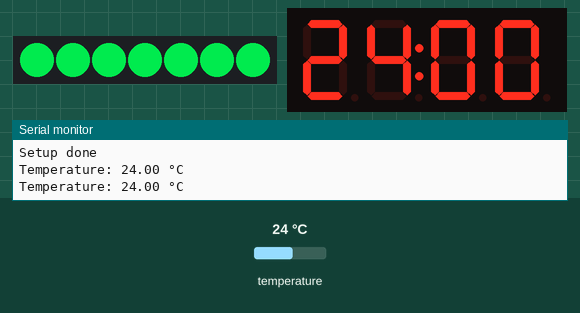
Simulated run of this sketch. Board: Arduino Uno, built with avr-gcc and run on an emulated ATmega328P. Shown: 7 RGB LEDs in strip order, left to right, 4-digit seven-segment display, the last lines printed to the serial monitor. The test bench sets the inputs (shaded band); at power-on: temperature 24 °C. Dim RGB values are drawn brighter than linear.

Above: at 3.3 s.
3.4 s: temperature set to 12 °C
At 5.5 s:
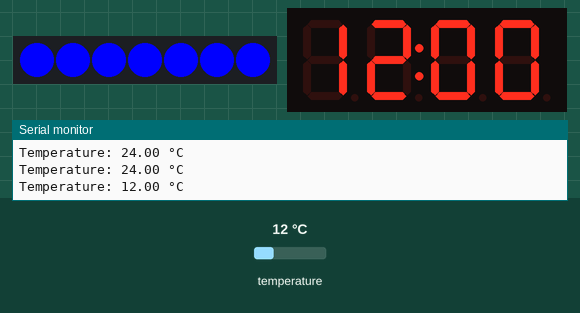
5.9 s: temperature set to 33 °C
At 6.7 s:
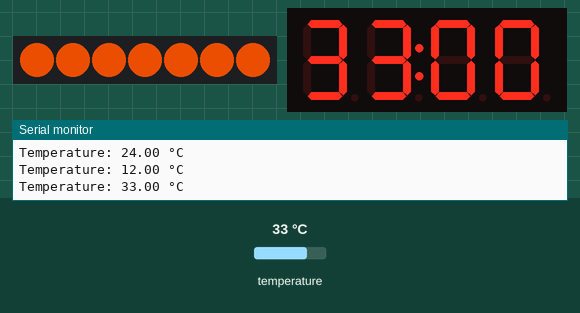
8.4 s: temperature set to 19 °C
At 10.8 s:
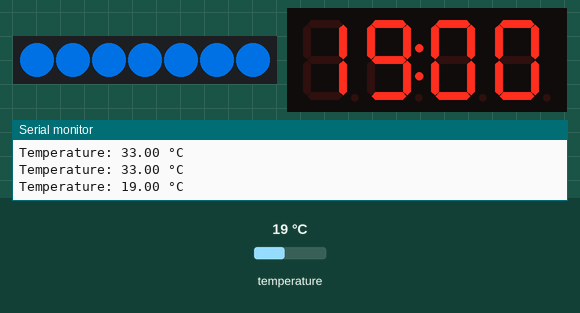
Timing chart, 0 to 12.3 s (numbered marks = the images above; inputs shaded):
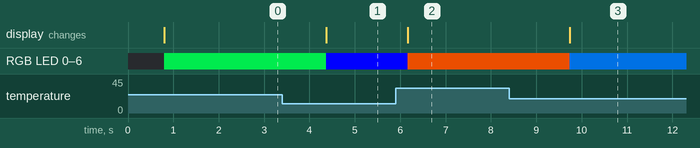

The sketch:

tempo.ino
```cpp
#include <OneWire.h>
#include <DallasTemperature.h>
#include <Adafruit_NeoPixel.h>
#include <TM1637Display.h>

#include "utility.h"

// Pin definitions
#define LED_PIN 5      // Pin for WS2812B strip
#define DS18B20_PIN 6  // Pin for DS18B20 data
#define PIN_CLK 7
#define PIN_DIO 8

#define NUM_LEDS 7  // Number of LEDs in the strip

// Temperature sensor setup
OneWire oneWire{ DS18B20_PIN };
DallasTemperature sensors{ &oneWire };
TM1637Display disp{ PIN_CLK, PIN_DIO };
Adafruit_NeoPixel strip(NUM_LEDS, LED_PIN, NEO_GRB + NEO_KHZ800);


void showTemp(float temp) {
  int integerPart = (int)temp;
  int decimalPart = (int)((temp - integerPart) * 100);

  disp.showNumberDecEx(integerPart * 100 + decimalPart, 0b01000000, true, 4, 0);
}

void setup() {
  // Start serial communication
  Serial.begin(9600);

  // Initialize the temperature sensor
  sensors.begin();

  // Initialize the LED strip
  strip.begin();
  strip.show();

  disp.setBrightness(0x0f);

  Utility::print("Setup done");
}


void set_color(uint32_t color) {
  strip.fill(color, 0, 7);
  strip.show();
}

void loop() {
  // Request temperature readings
  sensors.requestTemperatures();
  float temperatureC = sensors.getTempCByIndex(0);

  Utility::print("Temperature: ", temperatureC, " °C");

  // Determine color based on temperature
  uint32_t color = getColorFromTemperature(temperatureC);
  showTemp(temperatureC);

  set_color(color);

  delay(1000);
}

// Function to determine color based on temperature
uint32_t getColorFromTemperature(float tempC) {
  // Define temperature range for color transitions
  const float normalTemp = 27.0;
  const float minTemp = 15.0;  // Temperature for maximum blue
  const float maxTemp = 35.0;  // Temperature for maximum red

  uint8_t red, green, blue;

  if (tempC < normalTemp) {
    // Temperature is colder than normal, gradient towards blue
    float t = constrain((normalTemp - tempC) / (normalTemp - minTemp), 0, 1);
    red = (1 - t) * 0;  // No red for cold
    green = (1 - t) * 255;
    blue = t * 255;  // More blue for colder
  } else if (tempC > normalTemp) {
    // Temperature is warmer than normal, gradient towards red
    float t = constrain((tempC - normalTemp) / (maxTemp - normalTemp), 0, 1);
    red = t * 255;  // More red for warmer
    green = (1 - t) * 255;
    blue = (1 - t) * 0;  // No blue for warm
  } else {
    // Temperature is normal, set color to green
    red = 0;
    green = 255;
    blue = 0;
  }

  return Adafruit_NeoPixel::Color(red, green, blue);
}
```

utility.h
```cpp
#include "WString.h"
#pragma once

#include "HardwareSerial.h"
#include <math.h>

struct FixedSize {
  String data;
  int size;

  template<typename T>
  FixedSize::FixedSize(T data);

  template<typename T>
  FixedSize::FixedSize(T data, int size);

};

namespace PrinterImpl {

template<typename T>
String to_string(T data) {
  return String(data);
}

template<>
String to_string<bool>(bool data) {
  return data ? "true" : "false";
}

template<>
String to_string<FixedSize>(FixedSize data) {
  String s;
  for (auto i = data.data.length(); i < data.size; ++i)
    s += ' ';
  s += data.data;
  return s;
}


template<typename T>
void print_impl(T data, int size = -1) {
  Serial.print(data);
}


template<>
void print_impl(int data, int size = -1) {
  if (size != -1) {
    auto s = size - log10(data);
    for (auto i = 0; i < s; i++)
      Serial.print(" ");
  }
  Serial.print(data);
}

template<>
void print_impl(bool f, int size = -1) {
  Serial.print(f ? "true ---" : "false -- ");
}

}

template<typename T>
FixedSize::FixedSize(T data) {
  data = PrinterImpl::to_string(data);
}
template<typename T>
FixedSize::FixedSize(T data, int size)
  : size{ size } {
  this->data = PrinterImpl::to_string(data);
}


template<class T, class U>
struct is_same {
  static constexpr bool value = false;
};

template<class T>
struct is_same<T, T> {
  static constexpr bool value = true;
};

namespace Utility {

template<typename T>
void bound(const T& lbound, T& var, const T& ubound) {
  if (var < lbound)
    var = lbound;
  if (var > ubound)
    var = ubound;
}

template<typename T>
T map(T x, T in_min, T in_max, T out_min, T out_max) {
  return (x - in_min) * (out_max - out_min) / (in_max - in_min) + out_min;
}


template<typename First, typename... Types>
void print_impl(First f, Types... others) {

  auto s = PrinterImpl::to_string(f);

  // String s;
  // if (is_same<First, bool>::value)
  //   s = f ? "true 3" : "false 4";
  // else
  //   s = String(f);

  // PrinterImpl::print_impl(f, 10);
  Serial.print(s);
  if constexpr (sizeof...(Types))
    print_impl(others...);
  else
    Serial.println();
}

template<typename... Types>
void print_impl(bool f, Types... others) {
  Serial.print(f ? "true ** " : "false **");
  if constexpr (sizeof...(Types))
    print_impl(others...);
  else
    Serial.println();
}

template<typename... Types>
void print(const Types&... args) {
  print_impl(args...);
}


void fatal(const char* msg) {
  Serial.print("FATAL: ");
  Serial.println(msg);
  while (1) {}
}

};
```

Measured:
- after the input at 3.4 s, RGB LED 0–6: RGB(0, 191, 63) → RGB(0, 0, 255) after 0.98 s; the display: changes after 0.98 s (image 1)
- after the input at 5.9 s, RGB LED 0–6: RGB(0, 0, 255) → RGB(191, 63, 0) after 0.26 s; the display: changes after 0.26 s (image 2)
- after the input at 8.4 s, RGB LED 0–6: RGB(191, 63, 0) → RGB(0, 84, 170) after 1.3 s; the display: changes after 1.3 s (image 3)
